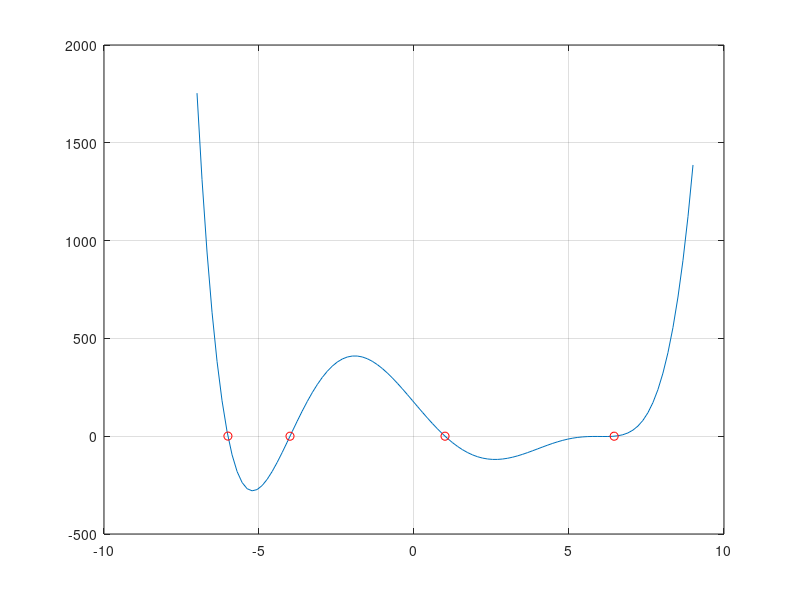

The MATLAB script that drew this image:
% Listing 9.6: Finding Zeros of a Function
% Recursive Root Finding
function main
    px = linspace(-7, 9, 100);
    plot(px, f(px))
    hold on
    grid on
    px = linspace(-6.3, 8.4, 19);
    py = f(px);
    disp('zeros occur just after')
    zeros = find(py(1:end-1) .* py(2:end) <= 0)
    for zndx = 1:length(zeros)
        root = findZero([px(zeros(zndx)) px(zeros(zndx)+1)]);
        plot(root, f(root), 'ro')
        grid on
    end
end

function pt = findZero(x)
    % x is a lower-upper pair guaranteed to have
    % y values of opposite sign
    % return the x coordinate of the root
    if abs(x(1)-x(2)) < .001
        pt = x(1);
    else
        mx = sum(x)/2;
        my = f(mx);
        if my*f(x(1)) <= 0
            pt = findZero([x(1) mx]);
        else
            pt = findZero([mx x(2)]);
        end
    end
end
function res = f(x)
    res = polyval([0.0333, -0.3, -1.3333, 16, 0, -187.2, 172.9],x);
end
